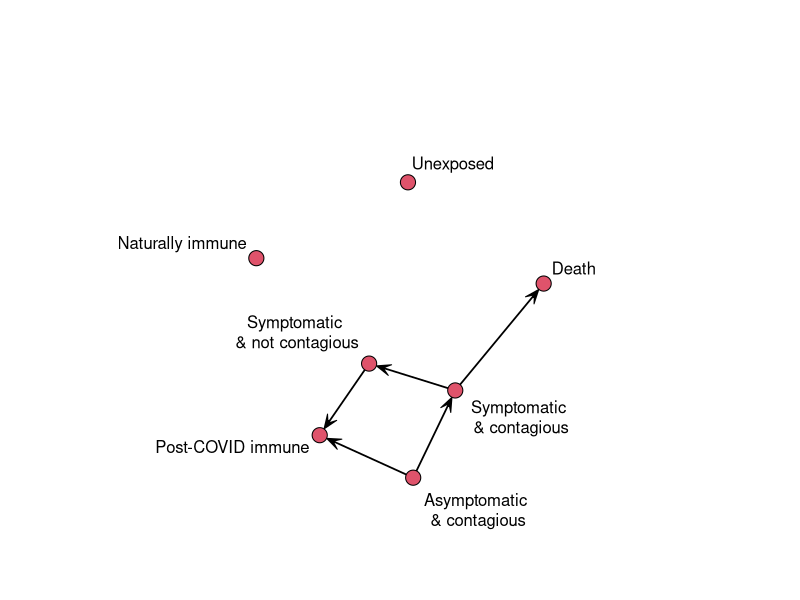
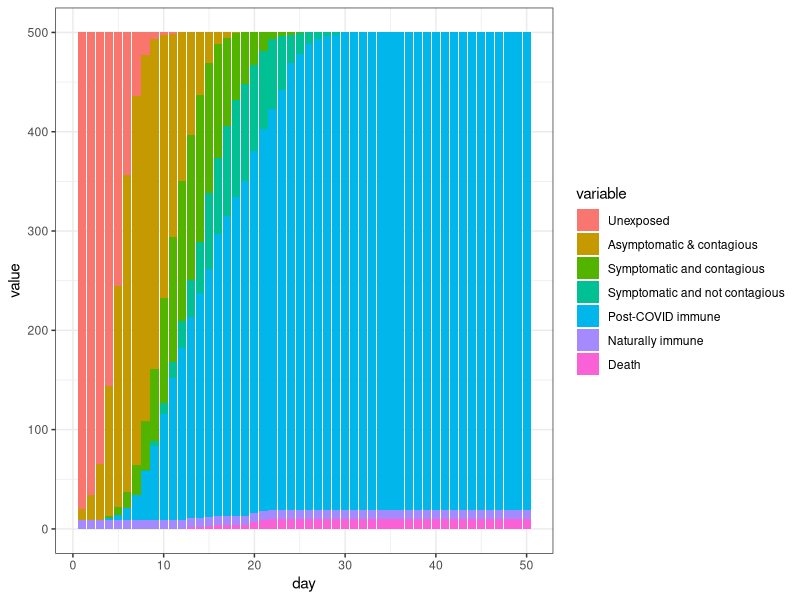
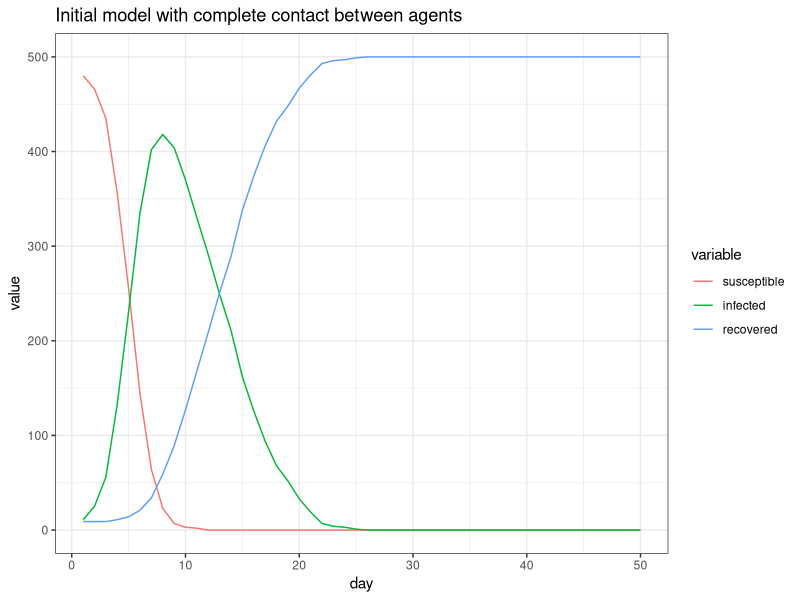
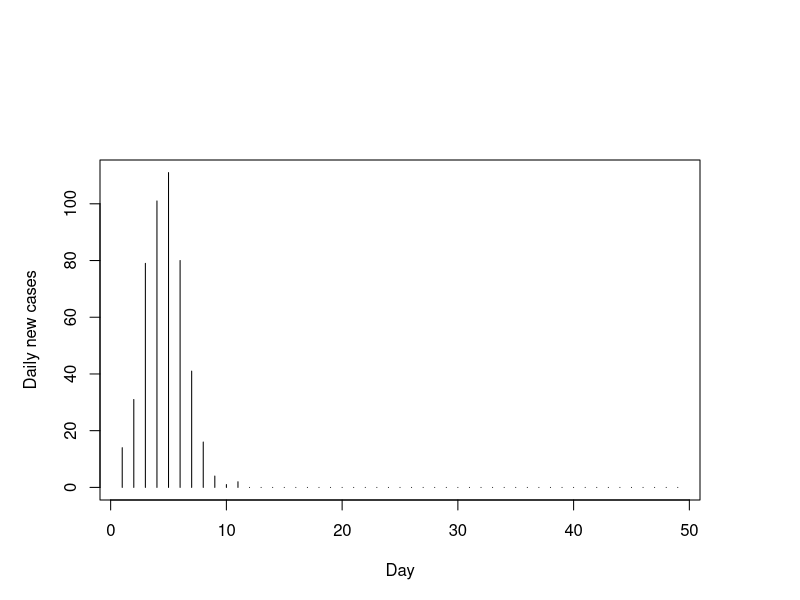
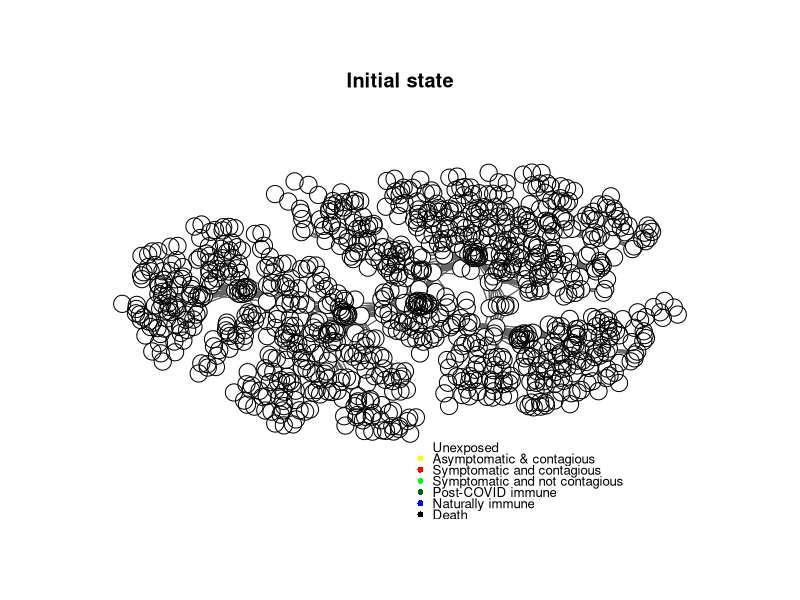
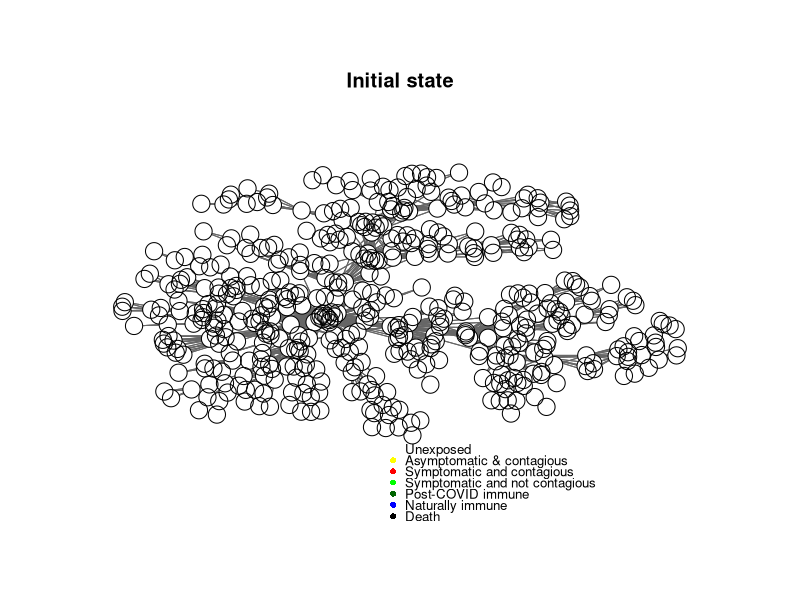
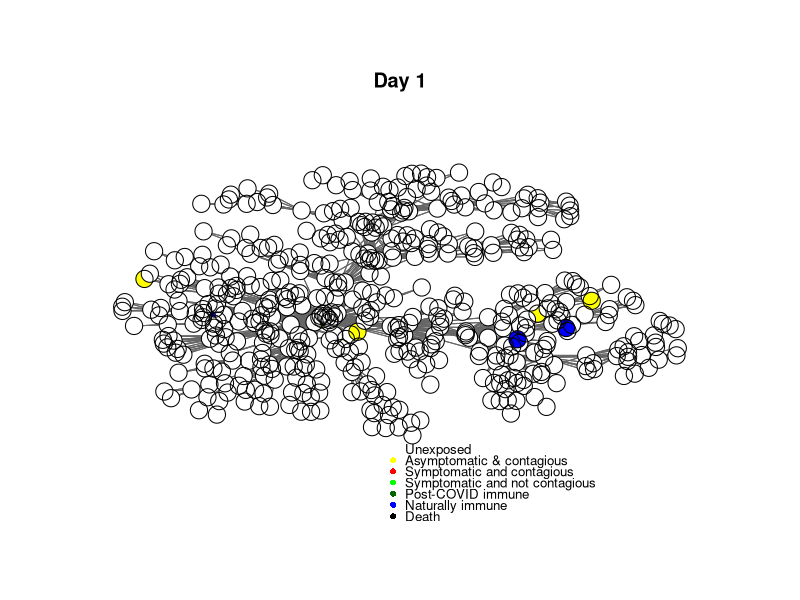
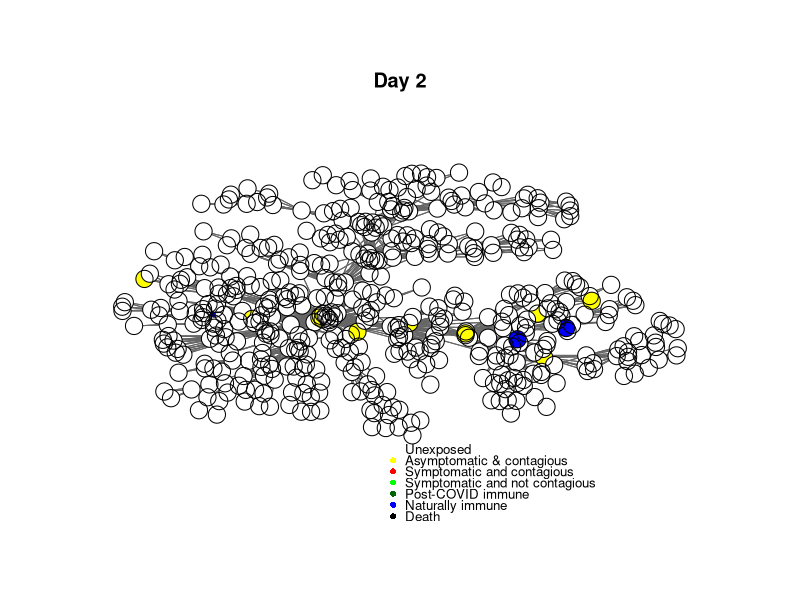

Write the R code that produced these figures, in order.
## ---- chunk 1
library(ggplot2)
library(dplyr)
library(sna)
library(knitr)
library(reshape2)
library(igraph)
STATES <<- 7

STATENAMES <<-  c("Unexposed",
                  "Asymptomatic & contagious",
"Symptomatic and contagious",
"Symptomatic and not contagious",
"Post-COVID immune",
"Naturally immune",
"Death")


STATELABELS <<-  c("Unexposed","Asymptomatic\n & contagious",
"Symptomatic \n& contagious",
"Symptomatic \n& not contagious",
"Post-COVID immune",
"Naturally immune",
"Death")


makeAgent <- function(psych,bio)
{
  return (list(psychstate=psych,biostate=bio))
}

print(makeAgent(1,2))


## ---- chunk 2

makeAgent <- function(psych,bio,age=30)
{
  
  return (list(psychstate=psych,biostate=bio,age=age))
}
print(makeAgent(1,2))


## ---- chunk 3


makeAgent <- function(psychstate,biostate,age=30)
{
  
  return (list(psychstate=psychstate,
               biostate=biostate,
               age=age,
               nextbiostate=NA,
               biostatecountdown=NA))
}
print(makeAgent(1,2))


## ---- chunk 4

set.seed(100)
agent <- makeAgent(psychstate=1, biostate=2)

##infect the agent
agent$biostate <- 1   ##infected but asymptomatic
agent$nextbiostate <- 2  ##infected and symptomitac/contageous
agent$biostatecountdown <- ceiling(abs(rnorm(1,mean=8,sd=1)))
print(agent)
## ---- chunk 5

updateAgent<- function(agent)
{
   agent$biostatecountdown <- agent$biostatecountdown -1
  if(agent$biostatecountdown <=0)
  {
    agent$biostate <- agent$nextbiostate
    agent$biostatecountdown <- NA
  }
   return(agent)
}
## ---- chunk 6
agent$biostate <- 1  ##Unexposed
agent$nextbiostate <- 2  ##asymptomatic but infected
agent$biostatecountdown <- ceiling(abs(rnorm(1,mean=8,sd=1)))
print(agent)
continue <- TRUE
while(continue)
{
  print(paste(agent$biostate,agent$biostatecountdown))
  agent <- updateAgent(agent)
   continue <-!is.na(agent$biostatecountdown)
}
             
## ---- chunk 7

# * 1. Unexposed
# * 2. Asymptomatic but infected/contagious
# * 3. Symptomatic and contagious
# * 4. Symptomatic and not contagious
# * 5. Post-COVID Immune
# * 6. Naturally immune (will not contract)
# * 7. Death


bioTransition <- matrix(0,STATES,STATES)
bioMin <- matrix(1,STATES)      #state time minimum
bioMax <- matrix(1,STATES)      #state time maximum



bioMin[2] <- 3            #infected but asymptomatic for 3 to 10 days
bioMax[2] <- 10          
bioTransition[2,3] <- .5  #transition to infected with symptoms
bioTransition[2,5] <- .5  #transition to no longer contagious/cured


bioMin[3] <-    3             #symptoms + contagion
bioMax[3] <- 8                #symptoms + contagion max
bioTransition[3,4] <-  .95    #transitioon to no longer contagious
bioTransition[3,7] <-  .05    #transitioon to death state 


bioMin[4] <- 1          #symptoms bot no longer contagiious
bioMax[4] <- 7
bioTransition[4,5] <- 1  #Transition to 'immune' cured state.




setAgentState<- function(agent, biostate)
{
  agent$biostate <- biostate
  if(sum(bioTransition[biostate,])>0) # this state transitions to something else.
  {
    ##which state do we go to?
     agent$biostatecountdown <- sample(x=seq(bioMin[biostate],bioMax[biostate]),1) #how long will we state in this state?
     agent$nextbiostate <- sample(1:STATES, prob=bioTransition[agent$biostate,],size=1)
     
  } else{
   agent$biostatecountdown <- NA
   agent$nextbiostate <- NA   ##just so we can tell if the agent is finished.
  }
  return(agent) 
}

transitionAgent<- function(agent)
{
   return(setAgentState(agent,agent$nextbiostate))
}

updateAgent<- function(agent)
{
  if(!is.na(agent$biostatecountdown))
  {
   agent$biostatecountdown <- agent$biostatecountdown -1
    if(agent$biostatecountdown <=0)  ##new state
    {
       agent <- transitionAgent(agent)

    }
  }
   return(agent)
}
## ---- chunk 8

par(xpd=NA,mar=c(5,5,8,5))
gplot(bioTransition,label=STATELABELS)
## ---- chunk 9

agent <- makeAgent(psychstate=1,biostate=1)

continue <- TRUE
while(continue)
{
  print(paste(agent$biostate,STATENAMES[agent$biostate],agent$biostatecountdown))
  agent <- updateAgent(agent)
  continue <-!is.na(agent$nextbiostate)
}

## ---- chunk 10

agent <- makeAgent(psychstate=1,biostate=1)
agent <- setAgentState(agent,2)##infect!
continue <- TRUE

time <- 1
while(continue)
{
  
  print(paste(time,agent$biostate,STATENAMES[agent$biostate],agent$biostatecountdown))
  agent <- updateAgent(agent)
  continue <-!is.na(agent$nextbiostate)
  time <- time + 1
}

  print(paste(agent$biostate,STATENAMES[agent$biostate],agent$biostatecountdown))

## ---- chunk 11
set.seed(100)
numAgents <- 500
naturalImmunity <- .01  #1 % naturally immune
numInteractions <-  10 ##how many interactions per day per agent on average?
numDays <- 50
contagionProb <- .1    ##normal contagion probability


disthistory <- matrix(NA,ncol=STATES,nrow=numDays)

pool <- list()
for(i in 1:numAgents)
{
  pool[[i]] <- makeAgent(psychstate=1,
                         biostate=sample(c(1,6),
                          p=c(1-naturalImmunity, naturalImmunity),1))
}

##infect patients 0
numInfected <- 3
for(i in sample(numAgents,numInfected))
{
   pool[[i]] <- setAgentState(pool[[i]],2) ##infect this person
}

for(day in 1:numDays)
{
##who are you going to talk to today.
    sneezeOn <- cbind(rep(1:numAgents,each=numInteractions),
                      sample(numAgents,replace=T,size=numAgents*numInteractions))
    

  for(i in 1:nrow(sneezeOn))
  {
    agent1 <- pool[[ sneezeOn[i,1] ]]
    agent2 <- pool[[ sneezeOn[i,2] ]]
  
    if((agent1$biostate==2 || agent1$biostate==3 ) & agent2$biostate==1 & runif(1)<contagionProb)
    {
      pool[[ sneezeOn[i,2] ]] <- setAgentState(agent2,2)##infect!
    }
      
  }
    ##increment each agent 1-day.
    for(i in 1:numAgents)
    {
      pool[[i]] <- updateAgent(pool[[i]])
    }
  
    distrib <- table(factor(sapply(pool,FUN=function(x){x$biostate}),levels=1:7))
    disthistory[day,] <- distrib

}

#barplot(t(disthistory),col=1:7)
disthist.df <-as.data.frame(disthistory)
colnames(disthist.df) <- STATENAMES
disthist.df$day <- 1:nrow(disthistory)


show <- disthist.df[c(1,5*(1:(day/5))),c(8,1:7)]
print(kable(show))

histlong <- melt(disthist.df,id.vars="day")

ggplot(histlong,aes(x=day,y=value,fill=variable)) + geom_bar(stat="identity",position="stack") + 
  theme_bw()


##make the SIR plot:
sir <- data.frame(day=disthist.df$day,
                  susceptible = disthist.df$Unexposed,
                  infected = disthist.df[,2]+disthist.df[,3],
                  recovered = rowSums(disthist.df[,4:7]))

plot0 <- ggplot(melt(sir,id.vars="day"),aes(x=day,group=variable,y=value,color=variable)) + geom_line() + theme_bw() + ggtitle(label="Initial model with complete contact between agents")
print(plot0)
## ---- chunk 12

cases <- sir$infected+sir$recovered
cases.daily <- cases[-1] - cases[-length(cases)]
plot(cases.daily,type="h",xlab="Day",ylab="Daily new cases")
## ---- chunk 13



makeNetwork<- function(numAgents,numsets=3,steps=1,power=1)
{
  ord <- sample(numAgents)
  tmp<-as_adjacency_matrix(sample_pa(numAgents,power=power),sparse=F)
  tmp <- tmp + t(tmp)
  tmp <- tmp[ord,ord]
  if(numsets>1)
  {
    for(i in 2:numsets)
  {
    ord <- sample(numAgents)
    sn2 <-as_adjacency_matrix(sample_pa(numAgents,power=power),sparse=F)[ord,ord]
    tmp <- tmp + sn2 + t(sn2)
    
   }
  }
  if(steps>1)
  {
   for(i in 2:steps)
   {
      tmp <- tmp + tmp %*% tmp  ## iterate to neighbors
   }
  }
  (tmp>0)+0
}


mygplot <- function(coord, network,states,main="")
{
  if(is.null(coord))
  {
    coord  <- gplot.layout.fruchtermanreingold(network,layout.par=list(niter=500))
  }
  
  newmin <- mean(coord[,2]) - (-min(coord[,2]) + mean(coord[,2])) * 1.4
   palette=c("white","yellow","red","green","darkgreen","blue","black")
   plot(coord,col="black",bty="n",pch=16,cex=2.7,xaxt="n",yaxt="n",main=main,xlab="",ylab="",axes=F,
        ylim=c(newmin,max(coord[,2])),type="n")
   
  for(i in 1:nrow(network))
     segments(coord[i,1],
            coord[i,2],
            coord[network[i,]==1,1],
            coord[network[i,]==1,2],col="grey40")

       points(coord,pch=16,cex=2.3,col= palette[states])
              
       points(coord,pch=1,cex=2.3,col="black")
      legend(mean(coord[,1]),min(coord[,2]),bty='n',y.intersp=.7,cex=.8,
              STATENAMES, pch=16,col=palette)
              
      return (coord)
}
set.seed(100)
socialnetwork <- makeNetwork(1000,numsets=1,power=.59,steps=2)

cc <-  mygplot(coord=NULL,socialnetwork,rep(1,nrow(socialnetwork)),main="Initial state")
## ---- chunk 14
set.seed(100)
numAgents <- 500
naturalImmunity <- .01  #1 % naturally immune
numInteractions <-  10 ##how many interactions per day per agent on average?
numDays <- 50
contagionProb <- .1    ##normal contagion probability
sampleFromNetwork <- .98

plotNetwork <-T

socialnetwork <-makeNetwork(numAgents,numsets=1,power=.5,steps=2)
if(plotNetwork)
{
  cc <-mygplot(coord=NULL,socialnetwork,rep(1,nrow(socialnetwork)),main="Initial state")
}  


disthistory <- matrix(NA,ncol=STATES,nrow=numDays)

pool <- list()
for(i in 1:numAgents)
{
   pool[[i]] <- makeAgent(psychstate=1,
                         biostate=sample(c(1,6),
                          p=c(1-naturalImmunity, naturalImmunity),1))
}


##infect patient 0
numInfected <- 3
for(i in sample(numAgents,numInfected))
{
   pool[[i]] <- setAgentState(pool[[i]],2) ##infect this person
}


set.seed(100) #reset simulation seed so it is the same as previous.



for(day in 1:numDays)
{
##who are you going to talk to today.
    sneezers <- rep(1:numAgents,each=numInteractions)
    sneezedons <- rep(NA,length(sneezers))
    
    for(i in 1:length(sneezers))
      {
      if(runif(1)<(1-sampleFromNetwork))
      {

        sneezedons[i] <- sample(numAgents,1)
      }else{
        sneezedons[i] <- sample(1:numAgents,prob=socialnetwork[sneezers[i],],1)
      }
     }
      
  for(i in 1:length(sneezers))
  {
    agent1 <- pool[[ sneezers[i] ]]
    agent2 <- pool[[ sneezedons[i] ]]
  
    
    ##this constitutes the rules of infection.
    if((agent1$biostate==2 || agent1$biostate==3 ) & agent2$biostate==1 & runif(1)<contagionProb)
    {
         pool[[ sneezedons[i] ]] <- setAgentState(agent2,2)##infect!
    }
      
  }
    ##increment each agent 1-day.
    for(i in 1:numAgents)
    {
       pool[[i]] <- updateAgent(pool[[i]])
    }
  
    states <- sapply(pool,FUN=function(x){x$biostate})
    distrib <- table(factor(states,levels=1:7))
    disthistory[day,] <- distrib
   if(plotNetwork)
   {
       mygplot(cc,socialnetwork,states,main=paste("Day",day))

   }
    
       
}

#barplot(t(disthistory),col=1:7)
## ---- chunk 15
disthist.df <-as.data.frame(disthistory)
colnames(disthist.df) <- STATENAMES
disthist.df$day <- 1:nrow(disthistory)
histlong <- melt(disthist.df,id.vars="day")

ggplot(histlong,aes(x=day,y=value,fill=variable)) + geom_bar(stat="identity",position="stack") + 
  theme_bw()

##make the SIR plot:
sir <- data.frame(day=disthist.df$day,
                  susceptible = disthist.df$Unexposed,
                  infected = disthist.df[,2]+disthist.df[,3],
                  recovered = rowSums(disthist.df[,4:7]))

plot1 <- ggplot(melt(sir,id.vars="day"),aes(x=day,group=variable,y=value,color=variable)) + geom_line() + theme_bw() + ggtitle(label="Social network model")
print(plot1)
ggplot(histlong,aes(x=day,y=value,group=variable,color=variable)) + geom_line() + theme_bw()

## ---- chunk 16
set.seed(100)
numAgents <- 500
naturalImmunity <- .01  #1 % naturally immune
numInteractions <-  10 ##how many interactions per day per agent on average?
numDays <- 50
contagionProb <- .1    ##normal contagion probability
sampleFromNetwork <- .98


plotNetwork <- FALSE

socialnetwork <-makeNetwork(numAgents,numsets=1,power=.5,steps=2)
if(plotNetwork)
{
  cc <-mygplot(coord=NULL,socialnetwork,rep(1,nrow(socialnetwork)),main="Initial state")

}
  
  disthistory <- matrix(NA,ncol=STATES,nrow=numDays)

pool <- list()
for(i in 1:numAgents)
{
   pool[[i]] <- makeAgent(psychstate=1,
                         biostate=sample(c(1,6),
                          p=c(1-naturalImmunity, naturalImmunity),1))
}

##infect patient 0
numInfected <- 3
for(i in sample(numAgents,numInfected))
{
   pool[[i]] <- setAgentState(pool[[i]],2) ##infect this person
}

for(day in 1:numDays)
{
##who are you going to talk to today.
    sneezers <- rep(1:numAgents,each=numInteractions)
    sneezedons <- rep(NA,length(sneezers))
    
    for(i in 1:length(sneezers))
      {
      if(runif(1)<(1-sampleFromNetwork) )
      {
        sneezedons[i] <- sample(numAgents,1)
      }else{
        sneezedons[i] <- sample(1:numAgents,prob=socialnetwork[sneezers[i],],1)
      }
     }
      
  for(i in 1:length(sneezers))
  {
    agent1 <- pool[[ sneezers[i] ]]
    agent2 <- pool[[ sneezedons[i] ]]
  
    
    ##this constitutes the rules of infection.
    if((agent1$biostate==2 ) & agent2$biostate==1 & runif(1)<contagionProb)
    {
         pool[[ sneezedons[i] ]] <- setAgentState(agent2,2)##infect!
    }
      
  }
    ##increment each agent 1-day.
    for(i in 1:numAgents)
    {
      pool[[i]] <- updateAgent(pool[[i]])
    }
  
    states <- sapply(pool,FUN=function(x){x$biostate})
    distrib <- table(factor(states,levels=1:7))
    disthistory[day,] <- distrib
   if(plotNetwork)
   {
       mygplot(cc,socialnetwork,states,main=paste("Day",day))

   }
    
       
}

#barplot(t(disthistory),col=1:7)
## ---- chunk 17
disthist.df <-as.data.frame(disthistory)
colnames(disthist.df) <- STATENAMES
disthist.df$day <- 1:nrow(disthistory)
histlong <- melt(disthist.df,id.vars="day")

ggplot(histlong,aes(x=day,y=value,fill=variable)) + geom_bar(stat="identity",position="stack") + 
  theme_bw()

##make the SIR plot:
sir <- data.frame(day=disthist.df$day,
                  susceptible = disthist.df$Unexposed,
                  infected = disthist.df[,2]+disthist.df[,3],
                  recovered = rowSums(disthist.df[,4:7]))

plot2 <- ggplot(melt(sir,id.vars="day"),aes(x=day,group=variable,y=value,color=variable)) + geom_line() + theme_bw() + ggtitle(label="Social network model with limited contact once symptomatic")
print(plot2)
ggplot(histlong,aes(x=day,y=value,group=variable,color=variable)) + geom_line() + theme_bw()

## ---- chunk 18
library(gridExtra)
grid.arrange(plot0,plot1,plot2)

## ---- chunk 19

set.seed(100)
numAgents <- 500
naturalImmunity <- .01  #1 % naturally immune
numInteractions <-  10 ##how many interactions per day per agent on average?
numDays <- 50


socialnetwork <-makeNetwork(numAgents,numsets=1,power=.5,steps=2)

numInteractions <-  rep(10,numDays)  ##how many interactions per day per agent on average?
contagionProb <- rep(.1,numDays)    ##normal contagioun probability after concat
sampleFromNetwork <- rep(.98,numDays)  ##how likely you are to stick with 'your' network

numInteractions[10:numDays] <- 3     ##quarantiine goes into effect day 3.
numInteractions[25:numDays] <- 10  ##re-open 

plotNetwork <- FALSE
#re-use previous network
#socialnetwork <-makeNetwork(numAgents,numsets=1,power=.5)


if(plotNetwork)
{
    cc <-mygplot(coord=NULL,socialnetwork,rep(1,nrow(socialnetwork)),main="Initial state")

}



disthistory <- matrix(NA,ncol=7,nrow=numDays)

pool <- list()
for(i in 1:numAgents)
{
   pool[[i]] <- makeAgent(psychstate=1,
                         biostate=sample(c(1,6),
                          p=c(1-naturalImmunity, naturalImmunity),1))
}

##infect patient 0
numInfected <- 3
for(i in sample(numAgents,numInfected))
{
   pool[[i]] <- setAgentState(pool[[i]],2) ##infect this person
}

for(day in 1:numDays)
{
##who are you going to talk to today.
    sneezers <- rep(1:numAgents,each=numInteractions[day])
    sneezedons <- rep(NA,length(sneezers))
    
    for(i in 1:length(sneezers))
      {
      if(runif(1)<(1-sampleFromNetwork[day]) )
      {
        sneezedons[i] <- sample(numAgents,1)
      }else{
        sneezedons[i] <- sample(1:numAgents,prob=socialnetwork[sneezers[i],],1)
      }
     }
      
  for(i in 1:length(sneezers))
  {
    agent1 <- pool[[ sneezers[i] ]]
    agent2 <- pool[[ sneezedons[i] ]]
  
    
    ##this constitutes the rules of infection.
    if((agent1$biostate==2 || agent1$biostate==3 ) & agent2$biostate==1 & runif(1)<contagionProb[day])
    {
         pool[[ sneezedons[i] ]] <- setAgentState(agent2,2)##infect!
    }
      
  }
    ##increment each agent 1-day.
    for(i in 1:numAgents)
    {
      pool[[i]] <- updateAgent(pool[[i]])
    }
    
    states <- sapply(pool,FUN=function(x){x$biostate})
    distrib <- table(factor(states,levels=1:7))
    disthistory[day,] <- distrib
   if(plotNetwork)
   {
     mygplot(cc,socialnetwork,states,main=paste("Day",day))
   }
  
         
  }
  
  #barplot(t(disthistory),col=1:7)
  
## ---- chunk 20
disthist.df <-as.data.frame(disthistory)
colnames(disthist.df) <- STATENAMES
disthist.df$day <- 1:nrow(disthistory)
histlong <- melt(disthist.df,id.vars="day")

ggplot(histlong,aes(x=day,y=value,fill=variable)) + geom_bar(stat="identity",position="stack") + 
  theme_bw()

##make the SIR plot:
sir <- data.frame(day=disthist.df$day,
                  susceptible = disthist.df$Unexposed,
                  infected = disthist.df[,2]+disthist.df[,3],
                  recovered = rowSums(disthist.df[,4:7]))

plot4 <- ggplot(melt(sir,id.vars="day"),aes(x=day,group=variable,y=value,color=variable)) + geom_line() + theme_bw() + ggtitle(label="Network simulation with stay at home order from day 10 to 25")
print(plot4)
ggplot(histlong,aes(x=day,y=value,group=variable,color=variable)) + geom_line() + theme_bw()
